Frame 1 (no input): blank canvas, image omitted
Frame 60 (the mouse pressed at the canvas centre just before this capture): blank canvas, image omitted
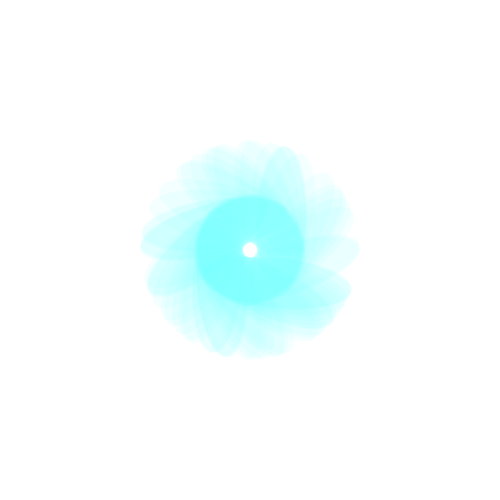
Frame 120 (the mouse held since frame 60 and released just before this capture)

The Processing sketch whose frames 1 and 60 were blank and that drew this single picture after the mouse press (run headless with seeded random() and noise(); from frame 60 on, the mouse is pressed at the canvas centre):

// Processing sketch: processing_153590
// ── processing_153590.pde

void setup(){
  size(500,500);
  background (255);
  
}
 
void draw(){  if (mousePressed){
translate( mouseX, mouseY);
rotate(random(2*PI));
  fill(120,mouseY,400,20);
  noStroke();
  ellipse(30,30,150,50);
}
}

void keyReleased()
{  if (key=='s' || key=='S')
{    background(255);
 
}
}
